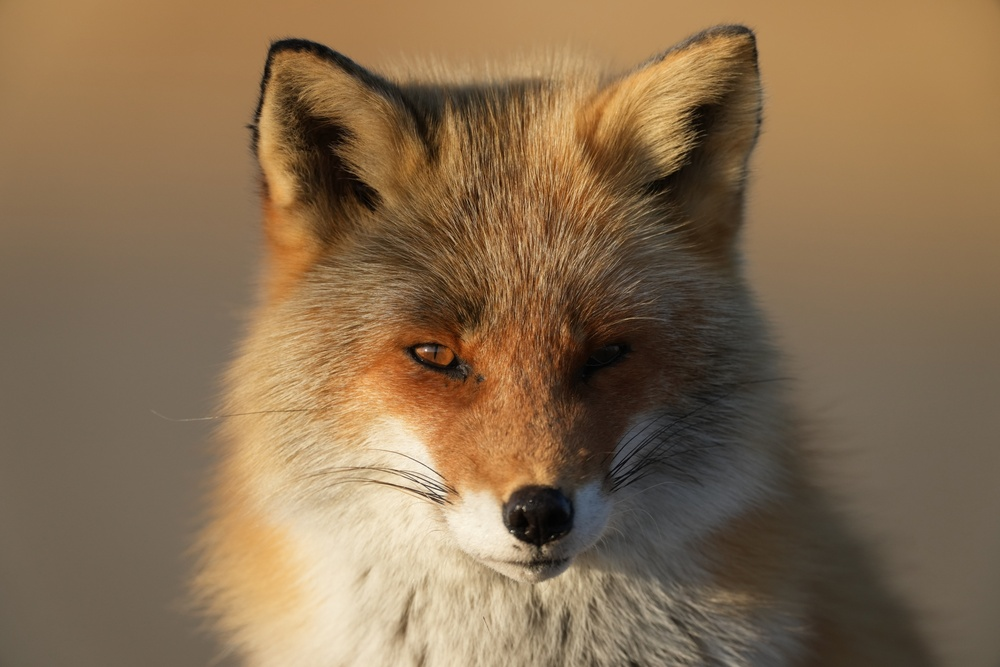
#> input picture week_4/resources/fox.jpg, 1000 x 667 px, shrunk from 2048 x 1365 before the run, found by its file name
$ python q4.py
#> lines starting #> are read from the running program, lines starting #| are printed output that depends on the picture
import numpy as np
import cv2

# Load an image
image = cv2.imread('C:\\Users\\ugcse.PG-CP.000\\Desktop\\210962062\\210962062_week4\\resources\\fox.jpg')
#> image is the input picture: shape (667, 1000, 3); mean B, G, R 80.4, 109.8, 135

# Reshape the image into a 2D array of pixels
pixels = image.reshape(-1, 3).astype(np.float32)

# Define the number of clusters (K)
num_clusters = 5

# Define criteria and apply K-means
criteria = (cv2.TERM_CRITERIA_EPS + cv2.TERM_CRITERIA_MAX_ITER, 100, 0.2)
f, labels, cluster_centers = cv2.kmeans(pixels, num_clusters, None, criteria, 10, cv2.KMEANS_RANDOM_CENTERS)
#> f = 398903280; cluster_centers = [[177.7, 211.1, 230.1], [82.58, 127.5, 167.5], [116.6, 167.3, 204.9], [37.34, 50.22, 63.26], [78.14, 99.14, 117.6]]

# Convert cluster centers to integers
cluster_centers = np.uint8(cluster_centers)
#> cluster_centers = [[177, 211, 230], [82, 127, 167], [116, 167, 204], [37, 50, 63], [78, 99, 117]]

# Create a segmented image by assigning each pixel to its cluster's color
segmented_image = cluster_centers[labels.flatten()]

# Reshape the segmented image to the original shape
segmented_image = segmented_image.reshape(image.shape)
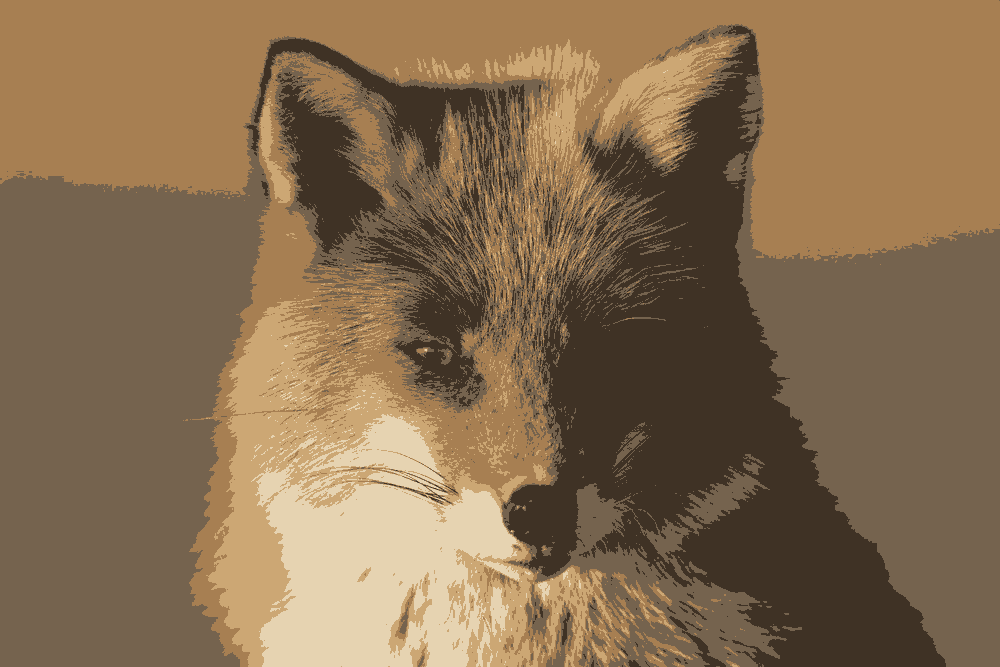
#> segmented_image: shape (667, 1000, 3); mean B, G, R 80, 109.6, 134.5

# Display the original image and the segmented image
cv2.imshow('Original Image', image)
cv2.imshow('Segmented Image', segmented_image)
cv2.waitKey(0)
cv2.destroyAllWindows()
